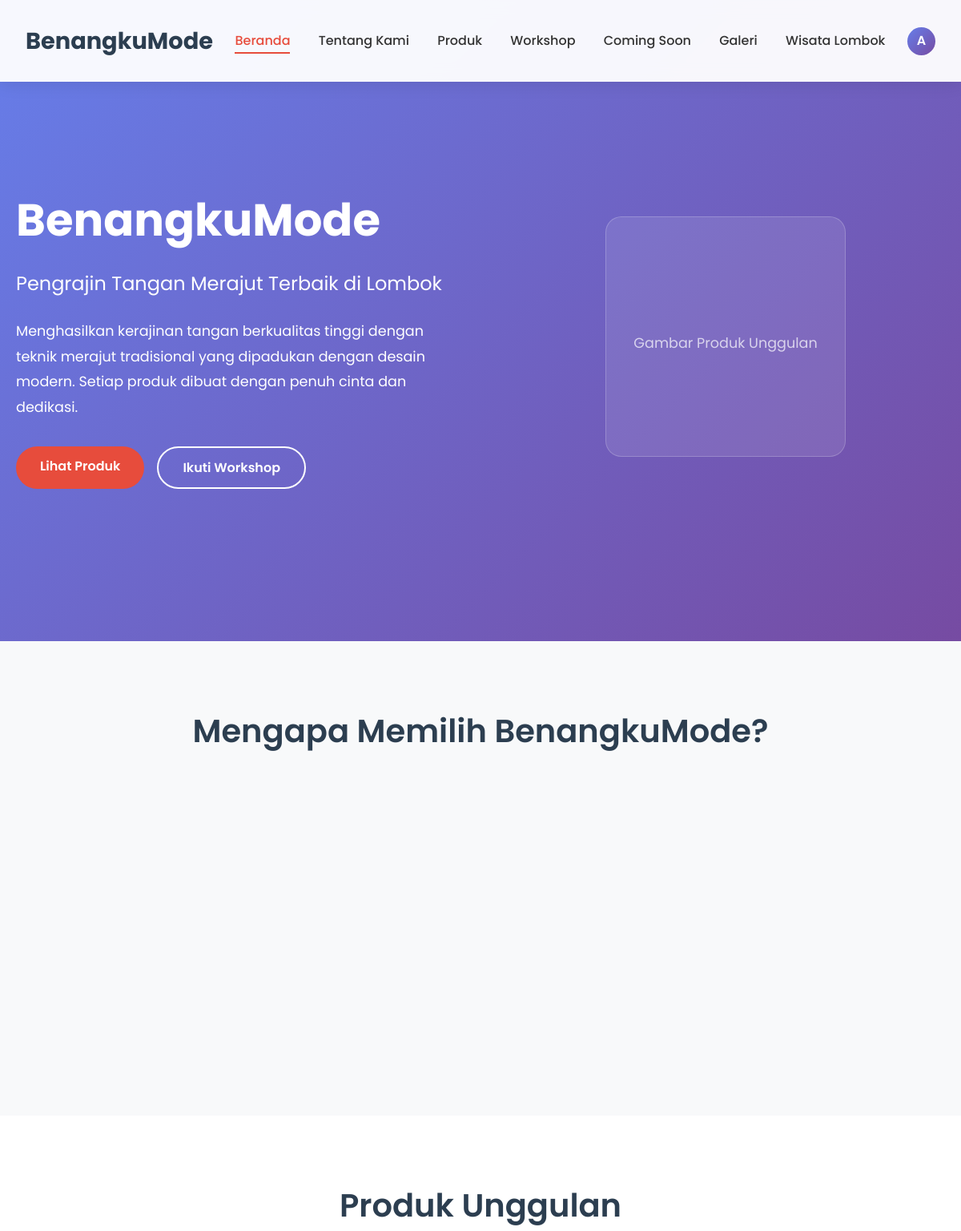
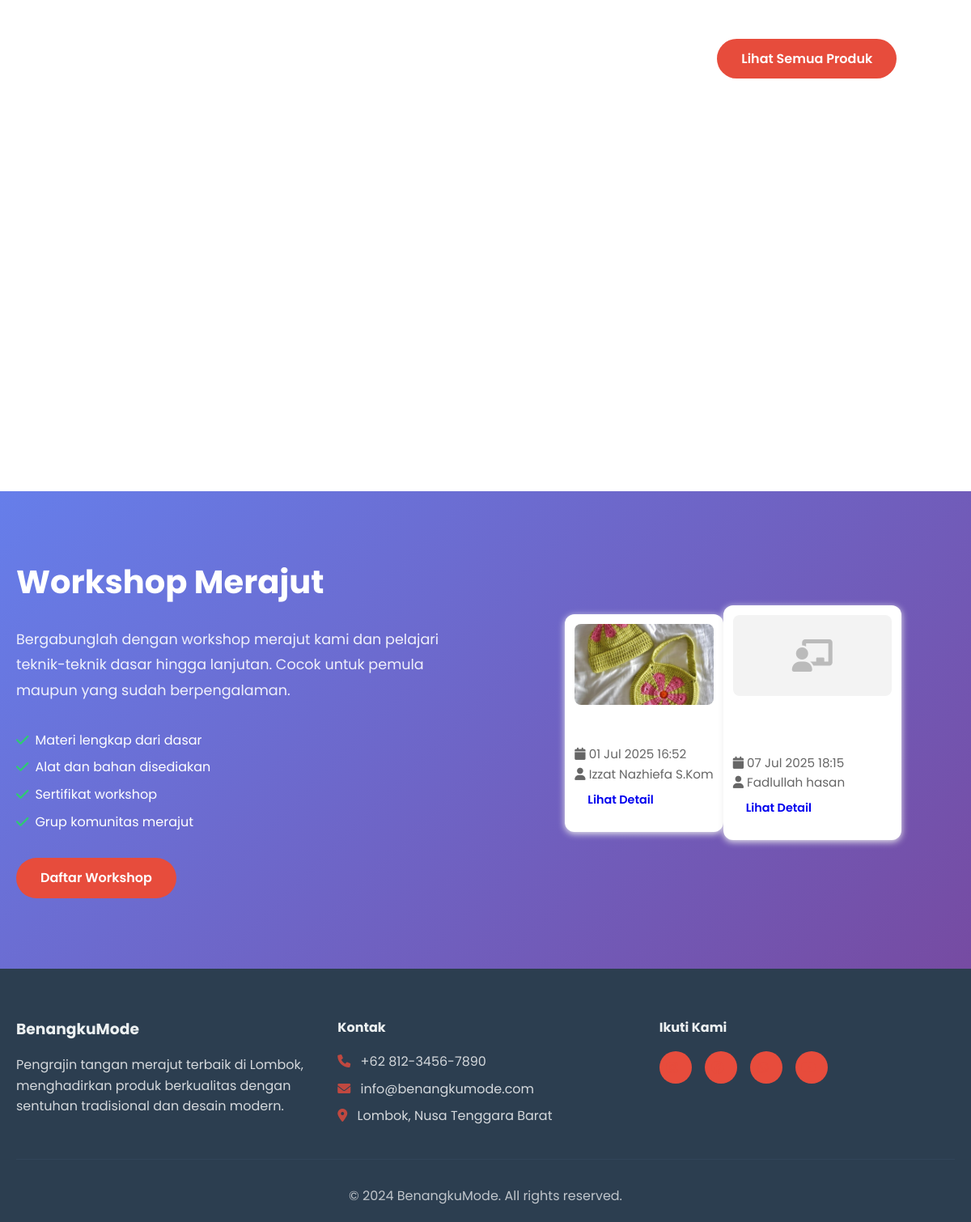
The page / (signed in) on the database its author committed (2 pictures, top to bottom).
### tables this page shows
CREATE TABLE `workshops` (
  `id` int(11) NOT NULL,
  `title` varchar(200) NOT NULL,
  `description` text DEFAULT NULL,
  `category_id` int(11) DEFAULT NULL,
  `instructor` varchar(100) DEFAULT NULL,
  `max_participants` int(11) DEFAULT 20,
  `current_participants` int(11) DEFAULT 0,
  `price` decimal(10,2) NOT NULL,
  `duration` varchar(50) DEFAULT NULL,
  `start_date` datetime DEFAULT NULL,
  `end_date` datetime DEFAULT NULL,
  `location` varchar(200) DEFAULT NULL,
  `image` varchar(255) DEFAULT NULL,
  `is_active` tinyint(1) DEFAULT 1,
  `is_past_event` tinyint(1) DEFAULT 0,
  `created_at` timestamp NOT NULL DEFAULT current_timestamp(),
  `updated_at` timestamp NOT NULL DEFAULT current_timestamp() ON UPDATE current_timestamp()
);

### config/database.php (called while the page is built, shortened)
<?php
function isLoggedIn() {
    return isset($_SESSION['user_id']);
}
?>

### index.php (the view, shortened to what this page needs)
<?php
require_once 'config/database.php';
$workshopPreviews = [];
$res = mysqli_query($conn, "SELECT * FROM workshops WHERE is_active=1 AND is_past_event=0 ORDER BY start_date ASC LIMIT 3");
while ($row = mysqli_fetch_assoc($res)) {
    $workshopPreviews[] = $row;
}
?>
<!DOCTYPE html>
<html lang="id">
<head>
    <link rel="stylesheet" href="assets/css/style.css">
    <link rel="stylesheet" href="https://cdnjs.cloudflare.com/ajax/libs/font-awesome/6.0.0/css/all.min.css">
</head>
<body>
    <header class="header">
        <nav class="navbar">
            <div class="nav-container">
                <div class="nav-logo">
                    <h2>BenangkuMode</h2>
                </div>
                <ul class="nav-menu">
                    <li class="nav-item">
                        <a href="index.php" class="nav-link active">Beranda</a>
                    </li>
                    <li class="nav-item">
                        <a href="about.php" class="nav-link">Tentang Kami</a>
                    </li>
                    <li class="nav-item">
                        <a href="products.php" class="nav-link">Produk</a>
                    </li>
                    <li class="nav-item">
                        <a href="workshop.php" class="nav-link">Workshop</a>
                    </li>
                    <li class="nav-item">
                        <a href="comingsoon.php" class="nav-link">Coming Soon</a>
                    </li>
                    <li class="nav-item">
                        <a href="gallery.php" class="nav-link">Galeri</a>
                    </li>
                    <li class="nav-item">
                        <a href="wisata.php" class="nav-link">Wisata Lombok</a>
                    </li>
                </ul>
                <div class="auth-section">
                    <?php if (isLoggedIn()): ?>
                        <div class="user-menu">
                            <div class="user-avatar">
                                <?php echo strtoupper(substr($_SESSION['user_name'], 0, 1)); ?>
                            </div>
                        </div>
                    <?php endif; ?>
                </div>
            </div>
        </nav>
    </header>
    <section class="hero">
        <div class="hero-container">
            <div class="hero-content">
                <h1 class="hero-title">BenangkuMode</h1>
                <p class="hero-subtitle">Pengrajin Tangan Merajut Terbaik di Lombok</p>
                <p class="hero-description">
                    Menghasilkan kerajinan tangan berkualitas tinggi dengan teknik merajut tradisional
                    yang dipadukan dengan desain modern. Setiap produk dibuat dengan penuh cinta dan dedikasi.
                </p>
                <div class="hero-buttons">
                    <a href="products.php" class="btn btn-primary">Lihat Produk</a>
                    <a href="workshop.php" class="btn btn-secondary">Ikuti Workshop</a>
                </div>
            </div>
            <div class="hero-image">
                <div class="hero-placeholder">
                    <p>Gambar Produk Unggulan</p>
                </div>
            </div>
        </div>
    </section>
    <section class="features">
        <div class="container">
            <h2 class="section-title">Mengapa Memilih BenangkuMode?</h2>
            <div class="features-grid">
            </div>
        </div>
    </section>
    <section class="products-preview">
        <div class="container">
            <h2 class="section-title">Produk Unggulan</h2>
            <div class="products-grid">
            <div class="text-center">
                <a href="products.php" class="btn btn-primary">Lihat Semua Produk</a>
            </div>
        </div>
    </section>
    <section class="workshop-preview">
        <div class="container">
            <div class="workshop-content">
                <div class="workshop-text">
                    <h2>Workshop Merajut</h2>
                    <p>Bergabunglah dengan workshop merajut kami dan pelajari teknik-teknik dasar hingga lanjutan.
                    Cocok untuk pemula maupun yang sudah berpengalaman.</p>
                    <ul class="workshop-benefits">
                        <li><i class="fas fa-check"></i> Materi lengkap dari dasar</li>
                        <li><i class="fas fa-check"></i> Alat dan bahan disediakan</li>
                        <li><i class="fas fa-check"></i> Sertifikat workshop</li>
                        <li><i class="fas fa-check"></i> Grup komunitas merajut</li>
                    </ul>
                    <a href="workshop.php" class="btn btn-primary">Daftar Workshop</a>
                </div>
                <div class="workshop-image">
                    <?php if ($workshopPreviews): ?>
                        <?php foreach ($workshopPreviews as $w): ?>
                        <div class="workshop-preview-card" style="margin-bottom:18px; background:#fff; border-radius:12px; box-shadow:0 2px 8px #eee; padding:12px; max-width:220px;">
                            <?php if (!empty($w['image'])): ?>
                                <img src="assets/images/workshops/<?= htmlspecialchars($w['image']) ?>" alt="Gambar Workshop" style="width:100%;max-height:100px;object-fit:cover;border-radius:8px;">
                            <?php else: ?>
                                <div style="height:100px;display:flex;align-items:center;justify-content:center;background:#f3f3f3;border-radius:8px;">
                                    <i class="fas fa-chalkboard-teacher" style="font-size:2.5rem;color:#bbb;"></i>
                                </div>
                            <?php endif; ?>
                            <h4 style="font-size:1.1rem;margin:10px 0 4px;"><?= htmlspecialchars($w['title']) ?></h4>
                            <div style="font-size:0.95em;color:#666;">
                                <i class="fas fa-calendar"></i> <?= date('d M Y H:i', strtotime($w['start_date'])) ?><br>
                                <i class="fas fa-user"></i> <?= htmlspecialchars($w['instructor']) ?>
                            </div>
                            <a href="workshop.php" class="btn btn-sm btn-outline-primary mt-2">Lihat Detail</a>
                        </div>
                        <?php endforeach; ?>
                    <?php endif; ?>
                </div>
            </div>
        </div>
    </section>
    <footer class="footer">
        <div class="container">
            <div class="footer-content">
                <div class="footer-section">
                    <h3>BenangkuMode</h3>
                    <p>Pengrajin tangan merajut terbaik di Lombok, menghadirkan produk berkualitas dengan sentuhan tradisional dan desain modern.</p>
                </div>
                <div class="footer-section">
                    <h4>Kontak</h4>
                    <p><i class="fas fa-phone"></i> +62 812-3456-7890</p>
                    <p><i class="fas fa-envelope"></i> info@benangkumode.com</p>
                    <p><i class="fas fa-map-marker-alt"></i> Lombok, Nusa Tenggara Barat</p>
                </div>
                <div class="footer-section">
                    <h4>Ikuti Kami</h4>
                    <div class="social-links">
                        <a href="#"><i class="fab fa-instagram"></i></a>
                        <a href="#"><i class="fab fa-facebook"></i></a>
                        <a href="#"><i class="fab fa-whatsapp"></i></a>
                        <a href="#"><i class="fab fa-youtube"></i></a>
                    </div>
                </div>
            </div>
            <div class="footer-bottom">
                <p>&copy; 2024 BenangkuMode. All rights reserved.</p>
            </div>
        </div>
    </footer>
</body>
</html>

### index.php (style rules this page uses)
.user-menu { position: relative; display: inline-block; }
.user-avatar { width: 35px; height: 35px; border-radius: 50%; background: linear-gradient(135deg, #667eea 0%, #764ba2 100%); display: flex; align-items: center; justify-content: center; color: white; font-weight: 600; cursor: pointer; transition: transform 0.3s ease; }

### rows shown on the page
workshops: image (picture), start_date "01 Jul 2025 16:52", instructor "Izzat Nazhiefa S.Kom"
workshops: start_date "07 Jul 2025 18:15", instructor "Fadlullah hasan"

### other values the page prints
substr($_SESSION['user_name'], 0, 1) "A"
